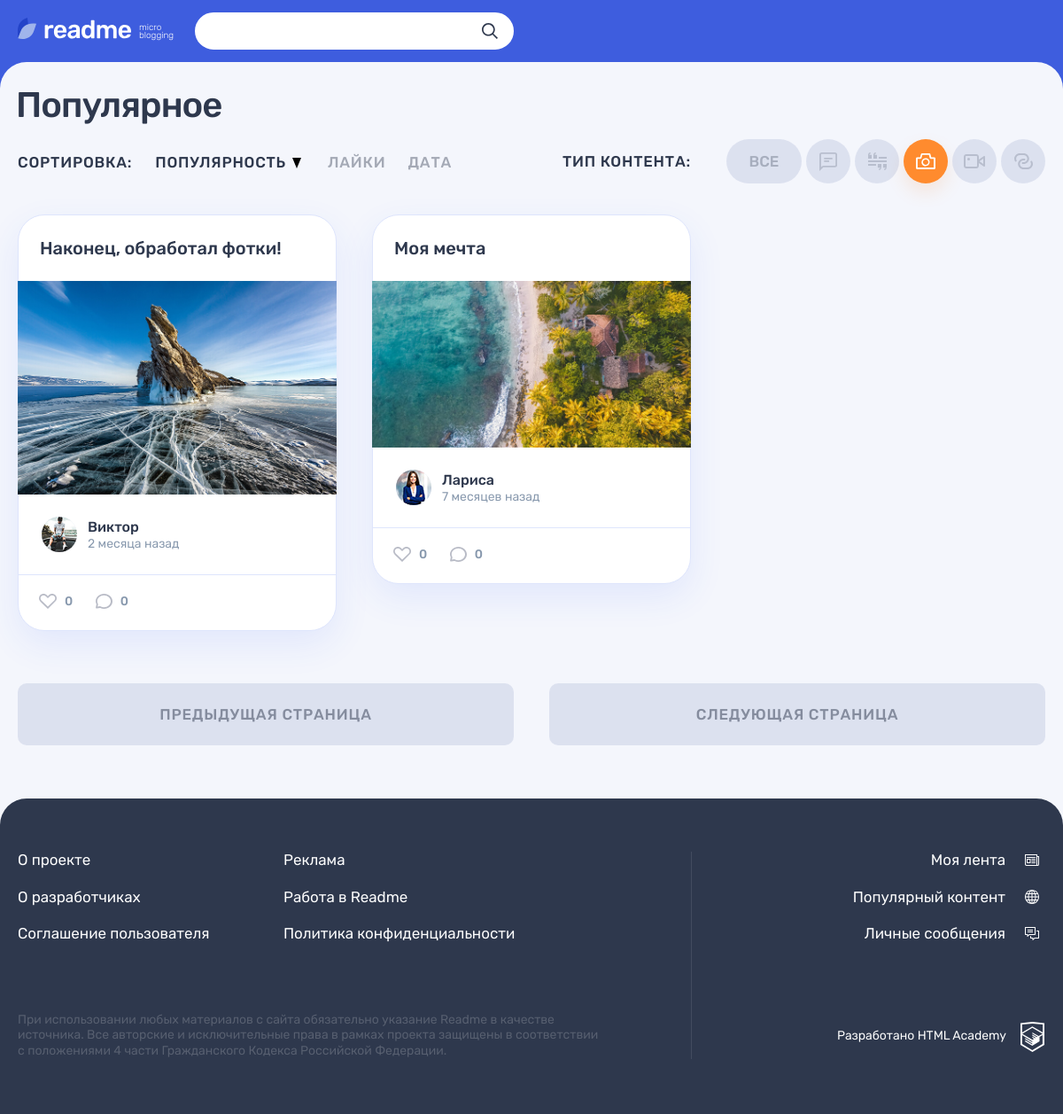
Screenshot of /popular.php?id=3 with the database file from the repository.
### tables this page shows
CREATE TABLE posts_types (
  id INT AUTO_INCREMENT PRIMARY KEY,
  type_name VARCHAR(64),
  icon_class VARCHAR(64)
);

CREATE TABLE posts (
  id INT AUTO_INCREMENT PRIMARY KEY,
  user_id INT,
  type_id INT,
  post_date DATETIME,
  title VARCHAR(64),
  content TEXT,
  content_add VARCHAR(128),
  link_icon VARCHAR(64),
  is_repost TINYINT,
  initial_user_id INT,
  views_total INT,
  INDEX post_type (type_id),
  INDEX post_date (post_date),
  INDEX views_total (views_total),
  FULLTEXT INDEX post_text (title, content)
);

CREATE TABLE users (
  id INT AUTO_INCREMENT PRIMARY KEY,
  reg_date DATETIME,
  email VARCHAR(128),
  user_name VARCHAR(64),
  password VARCHAR(255),
  avatar VARCHAR(255),
  UNIQUE INDEX email (email)
);

### util/db_functions.php (called while the page is built, shortened)
<?php
function get_popular_posts($con, $filters_type) {
    $filter_string = $filters_type ? "WHERE p.type_id = '$filters_type' " : "";
    $sql = "SELECT post_date,
    u.user_name,
    u.avatar,
    t.type_name,
    t.icon_class,
    p.id,
    title,
    content,
    content_add,
    link_icon,
    views_total
FROM posts p
JOIN users u
    ON p.user_id = u.id
JOIN posts_types t
    ON p.type_id = t.id " . $filter_string . "
ORDER BY views_total DESC";
    if ($res = mysqli_query($con, $sql)) {
        return mysqli_fetch_all($res, MYSQLI_ASSOC);
    } else {
        show_error(true, $con, false);
    }
}

### util/helpers.php (called while the page is built, shortened)
<?php
function get_noun_plural_form(int $number, string $one, string $two, string $many): string
{
    $number = (int)$number;
    $mod10 = $number % 10;
    $mod100 = $number % 100;
    switch (true) {
        case ($mod10 > 5):
            return $many;
        case ($mod10 >= 2 && $mod10 <= 4):
            return $two;
    }
}
function include_template($name, array $data = [])
{
    $name = 'templates/' . $name . '.php';
    extract($data);
    require $name;
    return ob_get_clean();
}

### templates/popular-layout.php (the view, shortened to what this page needs)
<div class="container">
    <h1 class="page__title page__title--popular">Популярное</h1>
</div>
<div class="popular container">
    <div class="popular__filters-wrapper">
        <div class="popular__sorting sorting">
            <b class="popular__sorting-caption sorting__caption">Сортировка:</b>
            <ul class="popular__sorting-list sorting__list">
                <li class="sorting__item sorting__item--popular">
                    <a class="sorting__link sorting__link--active" href="#">
                        <span>Популярность</span>
                        <svg class="sorting__icon" width="10" height="12">
                            <use xlink:href="#icon-sort"></use>
                        </svg>
                    </a>
                </li>
                <li class="sorting__item">
                    <a class="sorting__link" href="#">
                        <span>Лайки</span>
                    </a>
                </li>
                <li class="sorting__item">
                    <a class="sorting__link" href="#">
                        <span>Дата</span>
                    </a>
                </li>
            </ul>
        </div>
        <div class="popular__filters filters">
            <b class="popular__filters-caption filters__caption">Тип контента:</b>
            <ul class="popular__filters-list filters__list">
                <li class="popular__filters-item popular__filters-item--all filters__item filters__item--all">
                    <a class="filters__button filters__button--ellipse filters__button--all<?= (!$filters_type) ? ' filters__button--active' : ''; ?>" href="popular.php">
                        <span>Все</span>
                    </a>
                </li>
                <?php if ($posts_types): ?>
                    <?php foreach ($posts_types as $post_type): ?>
                    <li class="popular__filters-item filters__item">
                        <a class="filters__button filters__button--<?= $post_type['icon_class']; ?><?=((int) $post_type['id'] === $filters_type) ? ' filters__button--active' : ''; ?> button" href="popular.php?id=<?= $post_type['id']; ?>">
                            <svg class="filters__icon" <?= icons_sizes($post_type['icon_class']); ?>>
                                <use xlink:href="#icon-filter-<?= $post_type['icon_class']; ?>"></use>
                            </svg>
                        </a>
                    </li>
                    <?php endforeach; ?>
                <?php endif; ?>
            </ul>
        </div>
    </div>
    <div class="popular__posts">
        <?= $content; ?>
    </div>
    <div class="popular__page-links">
        <a class="popular__page-link popular__page-link--prev button button--gray" href="#">Предыдущая страница</a>
        <a class="popular__page-link popular__page-link--next button button--gray" href="#">Следующая страница</a>
    </div>
</div>

### templates/posts.php (shortened to what this page needs)
<?php if ($popular_posts): ?>
    <?php foreach ($popular_posts as $post): ?>
        <article class="popular__post post post-<?= $post['icon_class']; ?>">
            <header class="post__header">
                <a href="post.php?id=<?= $post['id']; ?>">
                    <h2><?= htmlspecialchars($post['title']); ?></h2>
                </a>
            </header>
            <div class="post__main">
            <?php switch ($post['icon_class']):
                case 'quote': ?>
                    <?php break;
                case 'photo': ?>
                    <div class="post-photo__image-wrapper">
                        <img src="img/<?= strip_tags($post['content']); ?>" alt="Фото от пользователя" width="360" height="240">
                    </div>
                    <?php break;
            endswitch; ?>
            </div>
            <footer class="post__footer">
                <div class="post__author">
                    <a class="post__author-link" href="#" title="Автор">
                        <div class="post__avatar-wrapper">
                            <img class="post__author-avatar" src="img/<?= isset($post['avatar']) ? strip_tags($post['avatar']) : 'icon-input-user.svg'; ?>" alt="Аватар пользователя">
                        </div>
                        <div class="post__info">
                            <b class="post__author-name"><?= isset($post['user_name']) ? htmlspecialchars($post['user_name']) : 'Неопознанный Енот'; ?></b>
                            <time class="post__time" datetime="<?= $post['post_date']; ?>" title="<?= date('d.m.Y H:i', strtotime($post['post_date'])); ?>"><?= convert_date($post['post_date'], false); ?> назад</time>
                        </div>
                    </a>
                </div>
                <div class="post__indicators">
                    <div class="post__buttons">
                        <a class="post__indicator post__indicator--likes button" href="#" title="Лайк">
                            <svg class="post__indicator-icon" width="20" height="17">
                                <use xlink:href="#icon-heart"></use>
                            </svg>
                            <span>0</span>
                        </a>
                        <a class="post__indicator post__indicator--comments button" href="#" title="Комментарии">
                            <svg class="post__indicator-icon" width="19" height="17">
                                <use xlink:href="#icon-comment"></use>
                            </svg>
                            <span>0</span>
                        </a>
                    </div>
                </div>
            </footer>
        </article>
    <?php endforeach;
else: ?>
    <p>Нет постов</p>
<?php endif; ?>

### rows the page displays
posts: title "Наконец, обработал фотки!", content (placeholder picture), user.avatar (picture), user.user_name "Виктор", post_date "2 месяца"
posts: title "Моя мечта", content (picture), user.avatar (picture), user.user_name "Лариса", post_date "7 месяцев"
